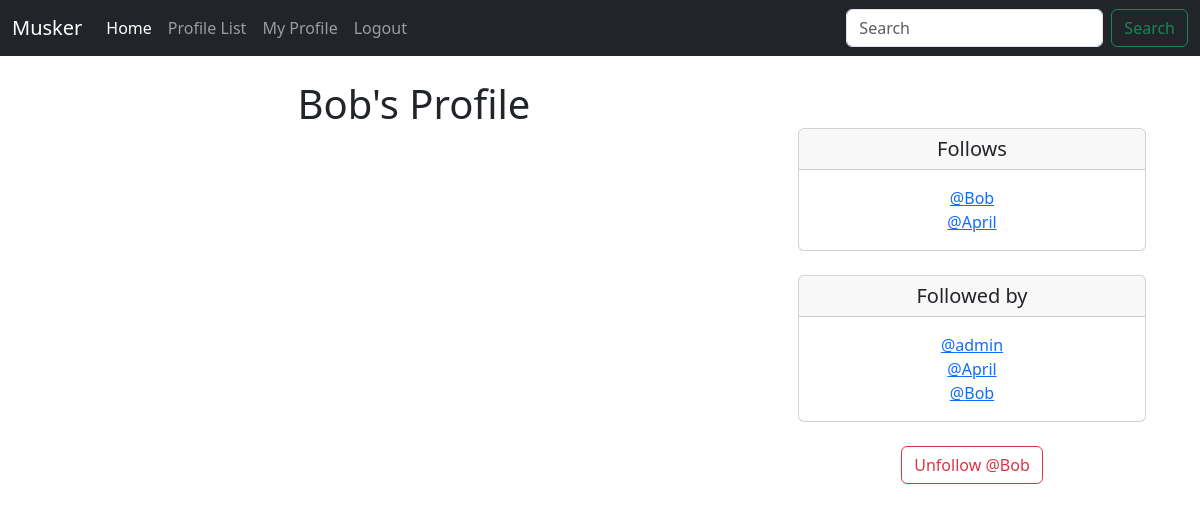
The app's page /profile/2 (signed in), older data.
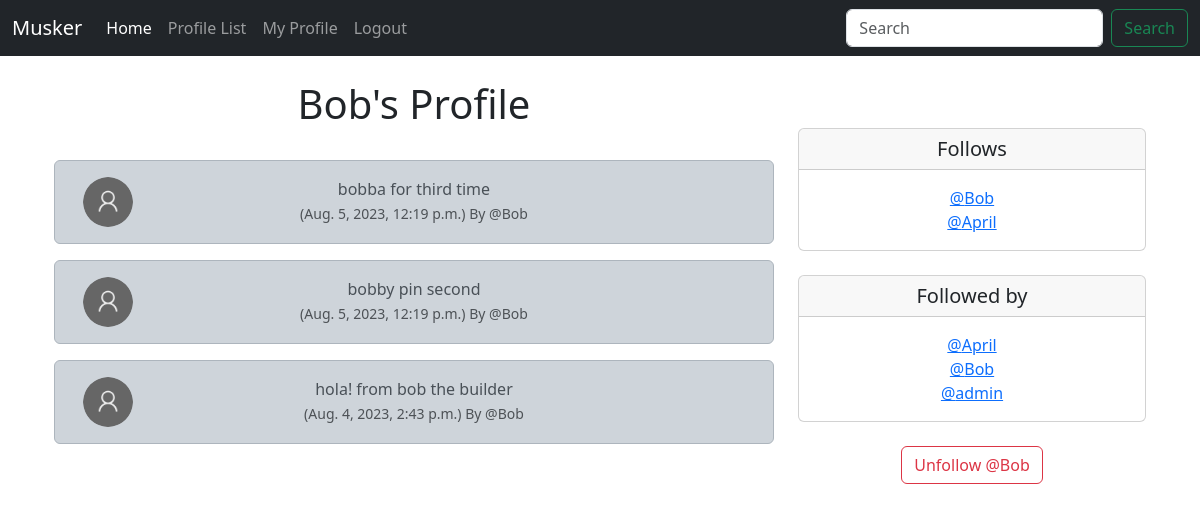
The same page, newer data.
### musker/models.py (models this page shows, shortened)
class Profile(models.Model):
	user = models.OneToOneField(User, on_delete=models.CASCADE)
	follows = models.ManyToManyField("self",
		related_name="followed_by",
		symmetrical=False,
		blank=True)
	date_modified = models.DateTimeField(User, auto_now=True)
	profile_image = models.ImageField(null=True, blank=True, upload_to="images/")
	def __str__(self):
		return self.user.username

class Meep(models.Model):
	user = models.ForeignKey(
		User, related_name="meeps",
		on_delete=models.DO_NOTHING
	)
	body=models.CharField(max_length=200)
	created_at=models.DateTimeField(auto_now_add=True)

### musker/views.py (the view, shortened to what this page needs)
# urls.py: path('profile/<int:pk>', views.profile, name='profile'),
def profile(request, pk):
	if request.user.is_authenticated:
		profile = Profile.objects.get(user_id=pk)
		meeps=Meep.objects.filter(user_id=pk).order_by("-created_at")
		return render(request, "profile.html", {"profile":profile, "meeps":meeps})
	else:
		messages.success(request, ("You Must Be Logged In To View This Page..."))
		return redirect('home')

### musker/templates/profile.html (shortened to what this page needs)
{% extends 'base.html' %}
{% load static %}
{% block content %}
{% if profile %}
<div class="container text-center">
  <div class="row">
    <div class="col-8">
      <h1>{{ profile.user.username }}'s Profile</h1>
      <br />
      {% if meeps %}
      {% for meep in meeps %}
      <div class="alert alert-dark" role="alert">
        <div class="container">
          <div class="row">
            <div class="col-1">
              {% if profile.profile_image %}
              <img src="{{ profile.profile_image.url }}" width=50 height=50 class="rounded-circle"
                alt="{{ profile.user.username }}">
              {% else %}
              <img src="{% static 'images/Default_Profile_Picture.svg.png' %}" width=50 height=50 class="rounded-circle"
                alt="{{ profile.user.username }}">
              {% endif %}
            </div>
            <div class="col-10">
              {{ meep.body }} <br />
              <small class="text-muted">
                ({{ meep.created_at }}) By @{{ meep.user.username }}
              </small>
            </div> <br><br>
          </div>
        </div>
      </div>
      {% endfor %}
      {% endif %} <br />
    </div>
    <br><br>
    <div class="col-4">
      <br><br>
      <div class="card">
        <h5 class="card-header">Follows</h5>
        <div class="card-body">
          {% for following in profile.follows.all %}
          <a href="{% url 'profile' following.user.id %}"> @{{ following }} </a>
          <br />
          {% endfor %}
        </div>
      </div>
      <br />
      <div class="card">
        <h5 class="card-header">Followed by</h5>
        <div class="card-body">
          {% for following in profile.followed_by.all %}
          <a href="{% url 'profile' following.user.id %}"> @{{ following }} </a>
          <br />
          {% endfor %}
        </div>
      </div>
      <br />
      <form method="post">
        {% if profile in user.profile.follows.all %}
        <button class="btn btn-outline-danger" name="follow" value="unfollow" type="submit">
          Unfollow @{{ profile.user.username }}
        </button>
        {% else %}
        <button class="btn btn-outline-success" name="follow" value="follow" type="submit">
          Follow @{{ profile.user.username }}
        </button>
        {% endif %}
      </form>
      <br />
    </div>
  </div>
</div>
{% endif %}
{% endblock %}

Row changes from the older to the newer data that the page shows:
added Meep: body "bobba for third time", created_at "Aug. 5, 2023, 12:19 p.m.", user.username "Bob"
added Meep: body "bobby pin second", created_at "Aug. 5, 2023, 12:19 p.m.", user.username "Bob"
added Meep: body "hola! from bob the builder", created_at "Aug. 4, 2023, 2:43 p.m.", user.username "Bob"
changed Profile "admin": moves down the list
